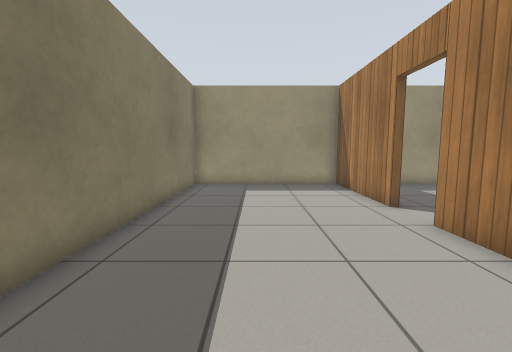
[1] (above)

13 first-person views from a walk through a robot-simulator world made for Gazebo. The camera is 0.91 m above the floor, tilts 6° down and sees 90° across. The floor is counted in squares, 0.5 m on a side. Each view is taken from the middle of a square. On the plan, view 1 faces up. The plan holds only what a view shows up to about 15 squares ahead; the rest is blank. Simple patterns stand in for the simulator's built-in surfaces.

[2]
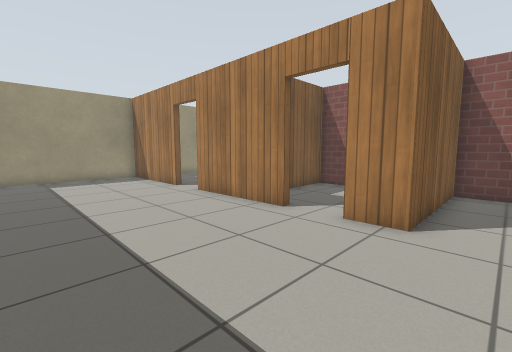

[3]
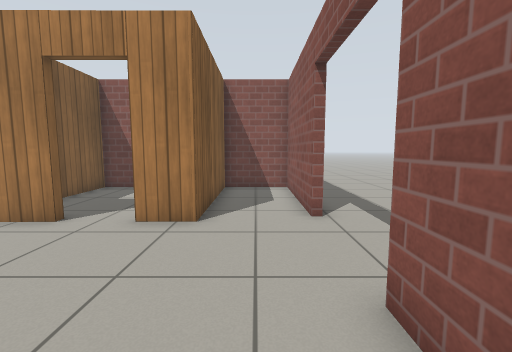

[4]
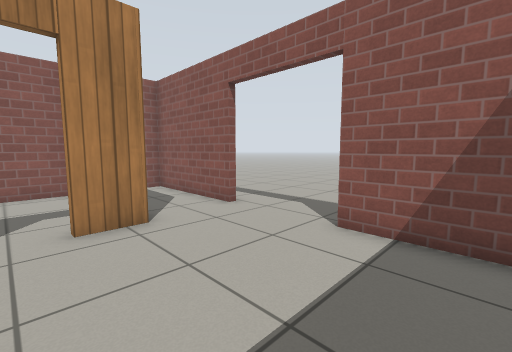

[5]
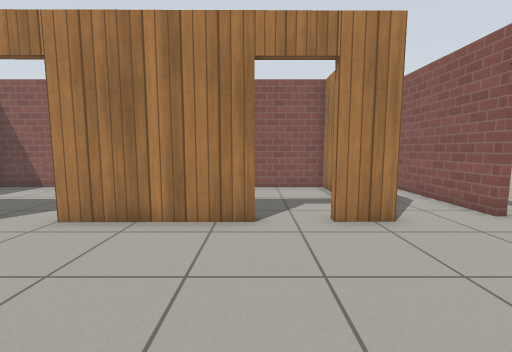

[6]
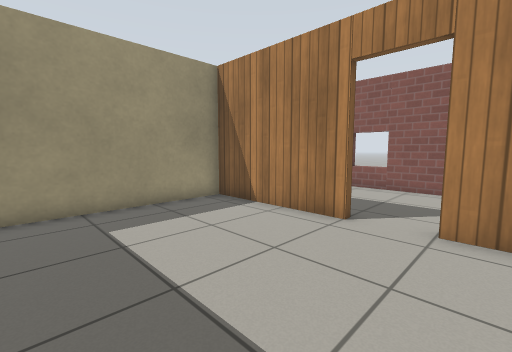

[7]
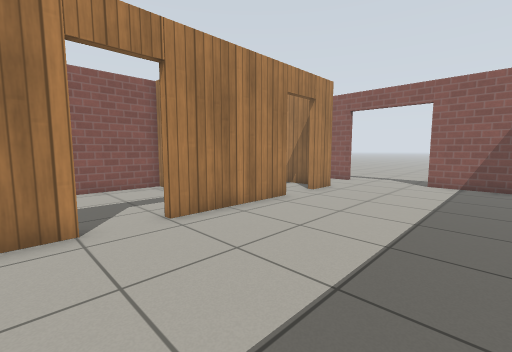

[8]
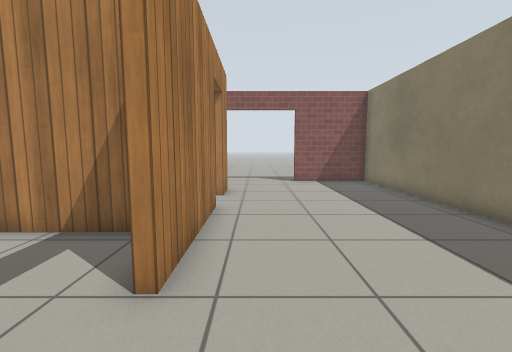

[9]
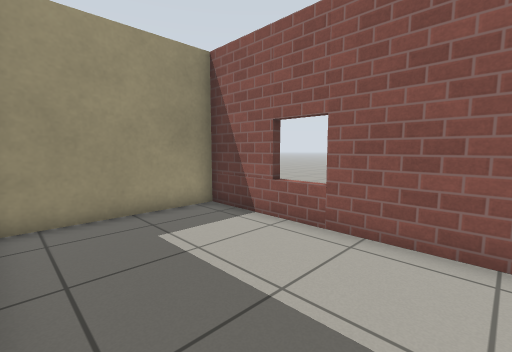

[10]
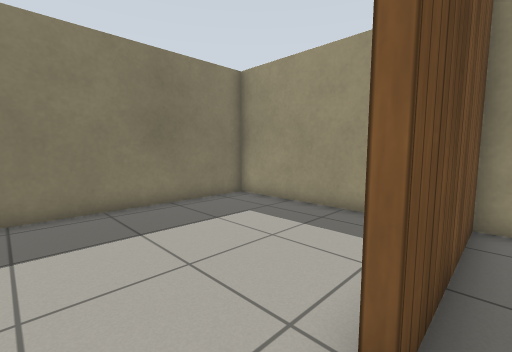

[11]
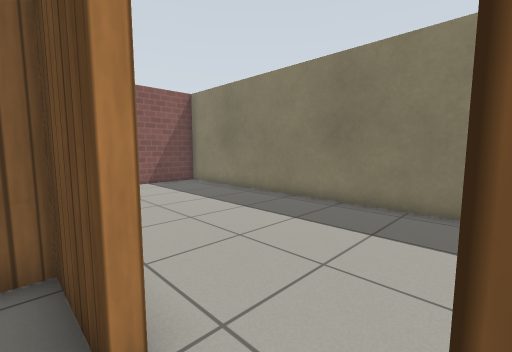

[12]
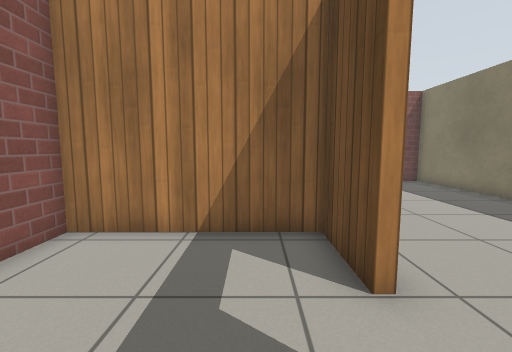

[13]
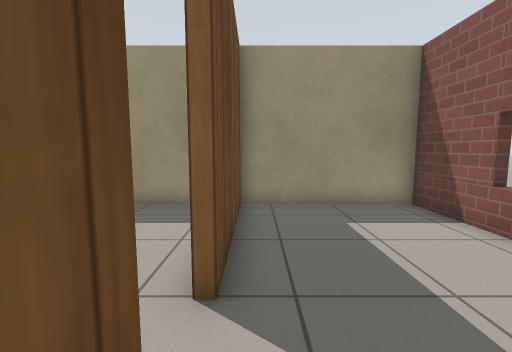

### Floor plan
Ten units are one square. View 1 is at (0, 0); x grows to the right and y downward. Boxes are objects, and circles mark ways between rooms. Rooms are numbered by the first view taken in them; rooms with no view inside come last. Other rooms are left out.
<svg viewBox="-37 -138 144 203">
<path fill="none" stroke="#000" d="M43 -10 42 -61M42 -80 42 -133 -32 -133 -32 55 9 55M48 55 102 55 102 25 43 25 43 9M45 -61 46 -35 102 -35 102 -133 45 -133 45 -80M88 22 102 22 102 -32 74 -32M48 22 69 22"/>
<circle cx="40" cy="-70" r="3" fill="#2a7"/>
<circle cx="42" cy="0" r="3" fill="#2a7"/>
<text x="10" y="-20">1</text>
<text x="70" y="-80">2</text>
<text x="70" y="-10">3</text>
</svg>
Room 1 opens to room 2. Room 1 opens to room 3.

Where each view was taken, in squares from view 1:
view 1: 0 up, 0 right, facing up
view 2: 4 down, 2 left, facing up-right
view 3: 4 down, 2 left, facing right
view 4: 0 up, 2 left, facing down-right
view 5: 1 up, 2 left, facing right
view 6: 5 up, 2 left, facing up-right
view 7: 9 up, 2 left, facing down-right
view 8: 9 up, 3 right, facing down
view 9: 6 up, 5 right, facing up-right
view 10: 6 up, 5 right, facing up-left
view 11: 8 up, 5 right, facing down-left
view 12: 9 up, 6 right, facing down
view 13: 5 up, 5 right, facing up
